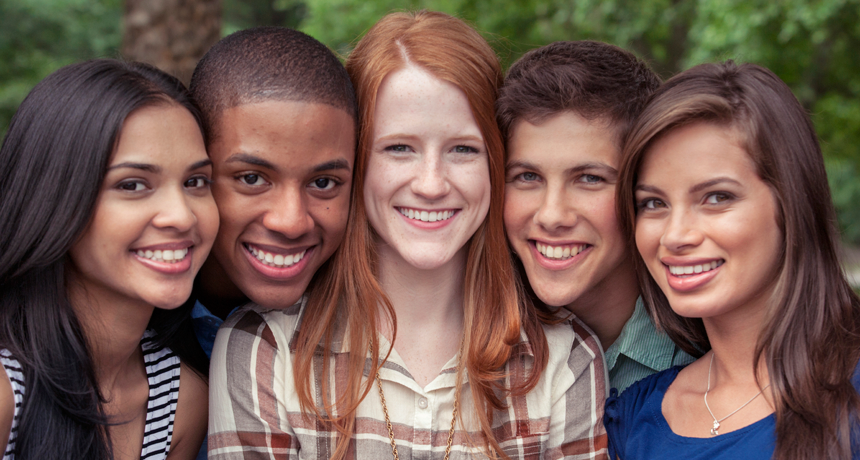
#> input picture Machine Learning/Lab08/faces.png, 860 x 460 px
$ python Lab08.py
#> lines starting #> are read from the running program, lines starting #| are printed output that depends on the picture; pictures that were not available may be replaced by others from this repository, and a replacement may not be noted
import cv2
import numpy
import numpy as np
import imutils

face_cascade = cv2.CascadeClassifier(cv2.data.haarcascades + 'haarcascade_frontalface_default.xml')
smile_cascade = cv2.CascadeClassifier(cv2.data.haarcascades + 'haarcascade_smile.xml')
eye_cascade = cv2.CascadeClassifier(cv2.data.haarcascades + 'haarcascade_eye.xml')
scaling_factor = 0.5
frame = cv2.imread("faces.png")
#> frame is the input picture: shape (460, 860, 3); mean B, G, R 82.2, 90.8, 116.5
gray_filter = cv2.cvtColor(frame, cv2.COLOR_BGR2GRAY)

if frame.shape[0] > 0 and frame.shape[1] > 0:
    frame = cv2.resize(frame, None, fx=scaling_factor, fy=scaling_factor, interpolation=cv2.INTER_AREA)
#> frame: shape (230, 430, 3)

else:
    print("Empty image or invalid dimensions.")

face_rects = face_cascade.detectMultiScale(frame, scaleFactor=1.3, minNeighbors=5)
#> face_rects = [[238, 58, 83, 83], [174, 43, 82, 82], [40, 60, 84, 84], [305, 68, 86, 86], [99, 52, 95, 95]]

for (x, y, w, h) in face_rects:
    cv2.rectangle(frame, (x, y), (x + w, y + h), (250, 0, 0), 3)
    roi_gray = gray_filter[y:y + h, x:x + w]
    roi_color = frame[y:y + h, x:x + w]
    smile = smile_cascade.detectMultiScale(roi_gray)
    eye = eye_cascade.detectMultiScale(roi_gray)
    for (sx, sy, sw, sh) in smile:
        cv2.rectangle(roi_color, (sx, sy), (sx + sw, sy + sh), (0, 255, 0), 1)
    for (ex, ey, ew, eh) in eye:
        cv2.rectangle(roi_color, (ex, ey), (ex + ew, ey + eh), (0, 0, 255), 1)
#> this loop made 5 passes
#> (x, y, w, h, smile) on passes 1, 2, 5: (238, 58, 83, 83, [[14, 17, 46, 23]]), (174, 43, 82, 82, [[15, 25, 46, 23]]), (99, 52, 95, 95, [[36, 30, 46, 23]])
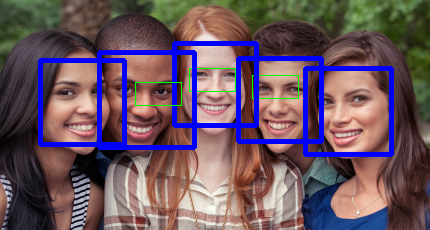
#> frame: shape (230, 430, 3); mean B, G, R 96.1, 84.2, 105.4
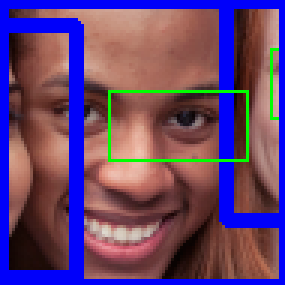
#> roi_color: shape (95, 95, 3) (shown 3 times larger); mean B, G, R 111.5, 68.5, 101.7
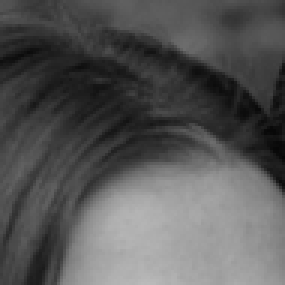
#> roi_gray: shape (95, 95) (shown 3 times larger); min 7, max 186, mean 86.2

cv2.imshow("Picture", frame)
cv2.waitKey(0)
print(f'Found {len(face_rects)} faces!')
#| Found 5 faces!

# Zliczanie osob na zdjeciu

scaling_factor = 0.5
hog = cv2.HOGDescriptor()
hog.setSVMDetector(cv2.HOGDescriptor_getDefaultPeopleDetector())
image = cv2.imread("test2.png")
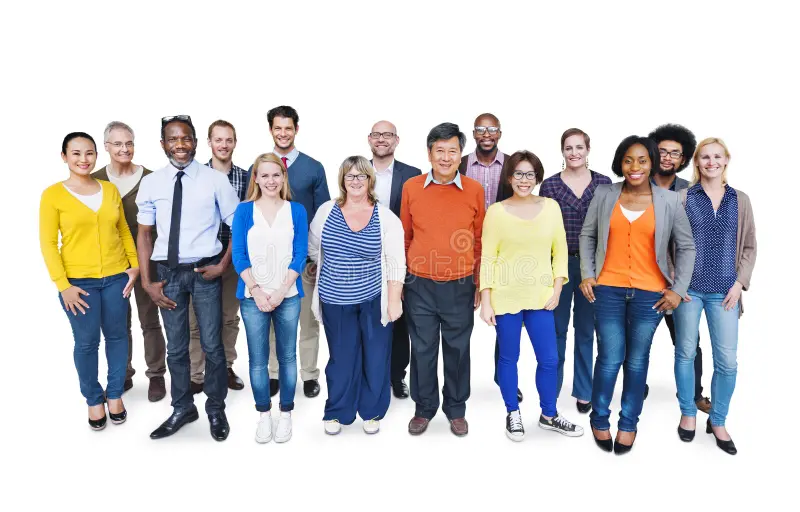
#> input picture Machine Learning/Lab08/test2.png, 800 x 512 px
#> image is the input picture: shape (512, 800, 3); mean B, G, R 199, 196.8, 198.6

if image.shape[0] > 0 and image.shape[1] > 0:
    image = cv2.resize(image, None, fx=scaling_factor, fy=scaling_factor, interpolation=cv2.INTER_AREA)
#> image: shape (256, 400, 3)

else:
    print("Empty image or invalid dimensions.")

people_rects = hog.detectMultiScale(image, winStride=(8, 8), padding=(30, 30), scale=1.06)
#> people_rects = ([[74, 106, 71, 142], [324, 110, 70, 141], [0, 53, 93, 186], [188, 50, 100, 200]], [0.698, 0.401, 2.23, 2.72])

for (x, y, w, h) in people_rects[0]:
    cv2.rectangle(image, (x, y), (x + w, y + h), (0, 255, 0), 2)
#> this loop made 4 passes
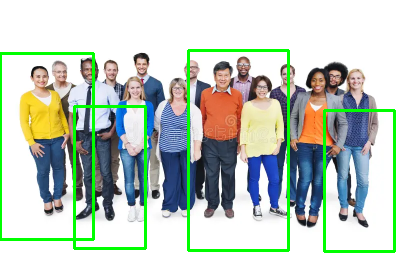
#> image: shape (256, 400, 3); mean B, G, R 187.6, 200.3, 187.7

cv2.imshow("X--men", image)
cv2.waitKey(0)
print(f'Found {len(people_rects[0])} people!')
#| Found 4 people!

# Wideo

cv2.startWindowThread()
cap = cv2.VideoCapture("video2.mp4")

while True:
    ret, frame = cap.read()
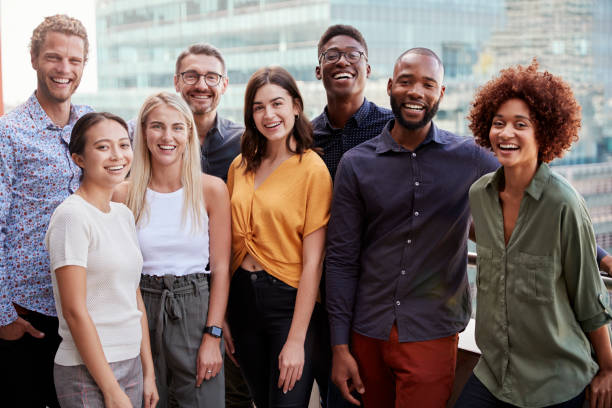
#> input picture Machine Learning/Lab08/photo_people.jpg, 612 x 408 px, given in place of video2.mp4, which was not available
#> frame is the input picture: shape (408, 612, 3); mean B, G, R 109.5, 112.6, 126.8

    frame = cv2.resize(frame, (800, 560))
#> frame: shape (560, 800, 3)
    gray_filter = cv2.cvtColor(frame, cv2.COLOR_BGR2GRAY)
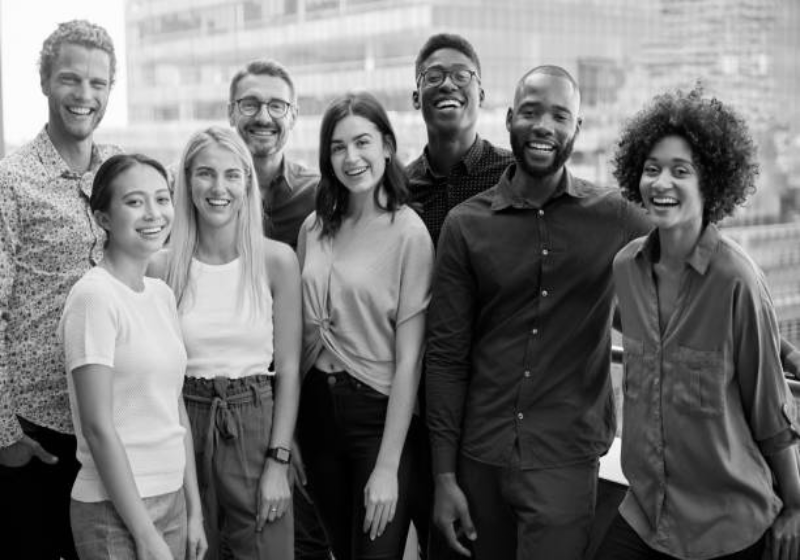
#> gray_filter: shape (560, 800); min 0, max 255, mean 116.4
    boxes, weigts = hog.detectMultiScale(frame, winStride=(8, 8))
#> boxes = (); weigts = ()
    boxes = numpy.array([[x, y, x + w, y + h] for (x, y, w, h) in boxes])
#> boxes = empty array

    for (xa, ya, xb, yb) in boxes:
        cv2.rectangle(frame, (xa, ya), (xb, yb), (0, 255, 0), 1)
#> this loop made 0 passes
    cv2.imshow("Video", frame)
    if (cv2.waitKey(1) & 0XFF == ord('q')):
#> (key q is pressed here)
        break

cap.release()
cv2.destroyAllWindows()
